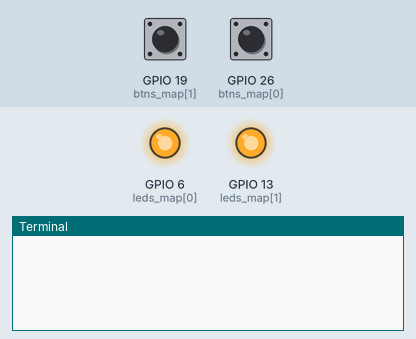
Recording of a program running on a simulated Raspberry Pi (BCM pin numbers). On the bench: output pins drawn as LEDs (lit = HIGH), the last lines printed to the terminal. The inputs (shaded band) are chosen by the test bench; at power-on: GPIO 19 (btns_map[1]) LOW, GPIO 26 (btns_map[0]) LOW. The clock reads 2024-03-15 10:24:30 at power-on unless the program sets it.

Above: at 1.2 s.
1.3 s: GPIO 19 (btns_map[1]) pulled HIGH for 0.15 s
At 2.4 s:
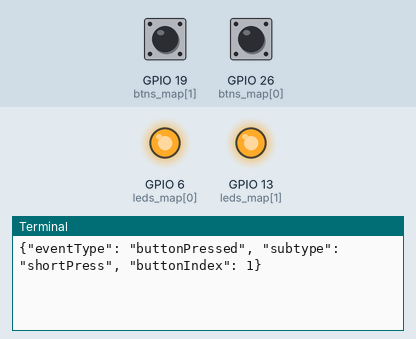
2.9 s: GPIO 26 (btns_map[0]) pulled HIGH for 3.2 s
At 6.6 s:
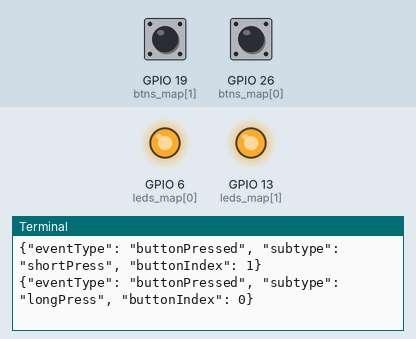

The program:

gpio_handler.py
```python
import RPi.GPIO as GPIO
import time
import json

btns_map = [26, 19]
btns_times = [0, 0]
btns_state = [0, 0]

DEBOUNCE_TIME = 100

leds_map = [6, 13]

def btnEventCB(channel):
	index = btns_map.index(channel)
	# print('Event! on pin ' + str(channel) + ' with index ' + str(index))
	# If the previous state was HIGH
	if btns_state[index] == 0:
		# Store the start time
		btns_times[index] = time.time()
	else:
		# Check how long the btn was pressed
		pressed = time.time() - btns_times[index]
		eventObj = {'eventType': 'buttonPressed', 'subtype': '', 'buttonIndex': index}
		if pressed > 2:
			eventObj['subtype'] = 'longPress'
			# print('Long press (> 2 s)')
		else:
			eventObj['subtype'] = 'shortPress'
			# print('Short press (< 2 s)')
		print(json.dumps(eventObj), flush=True)
	# Store the new btn state
	btns_state[btns_map.index(channel)] = GPIO.input(channel)

GPIO.setmode(GPIO.BCM)
GPIO.setwarnings(False)

# Setup btn0
GPIO.setup(btns_map[0], GPIO.IN, pull_up_down=GPIO.PUD_DOWN)
GPIO.add_event_detect(btns_map[0], GPIO.BOTH, callback=btnEventCB, bouncetime=DEBOUNCE_TIME)

# Setup btn1
GPIO.setup(btns_map[1], GPIO.IN, pull_up_down=GPIO.PUD_DOWN)
GPIO.add_event_detect(btns_map[1], GPIO.BOTH, callback=btnEventCB, bouncetime=DEBOUNCE_TIME)

# Setup led0
GPIO.setup(leds_map[0], GPIO.OUT, initial=GPIO.HIGH)

# Setup led1
GPIO.setup(leds_map[1], GPIO.OUT, initial=GPIO.HIGH)

# Setup led1

while True:
	time.sleep(10)
	# print('still running')
```

Measured:
- after the input at 1.3 s, the terminal: prints a new line after 0.15 s (image 1)
- after the input at 2.9 s, the terminal: prints a new line after 3.2 s (image 2)
